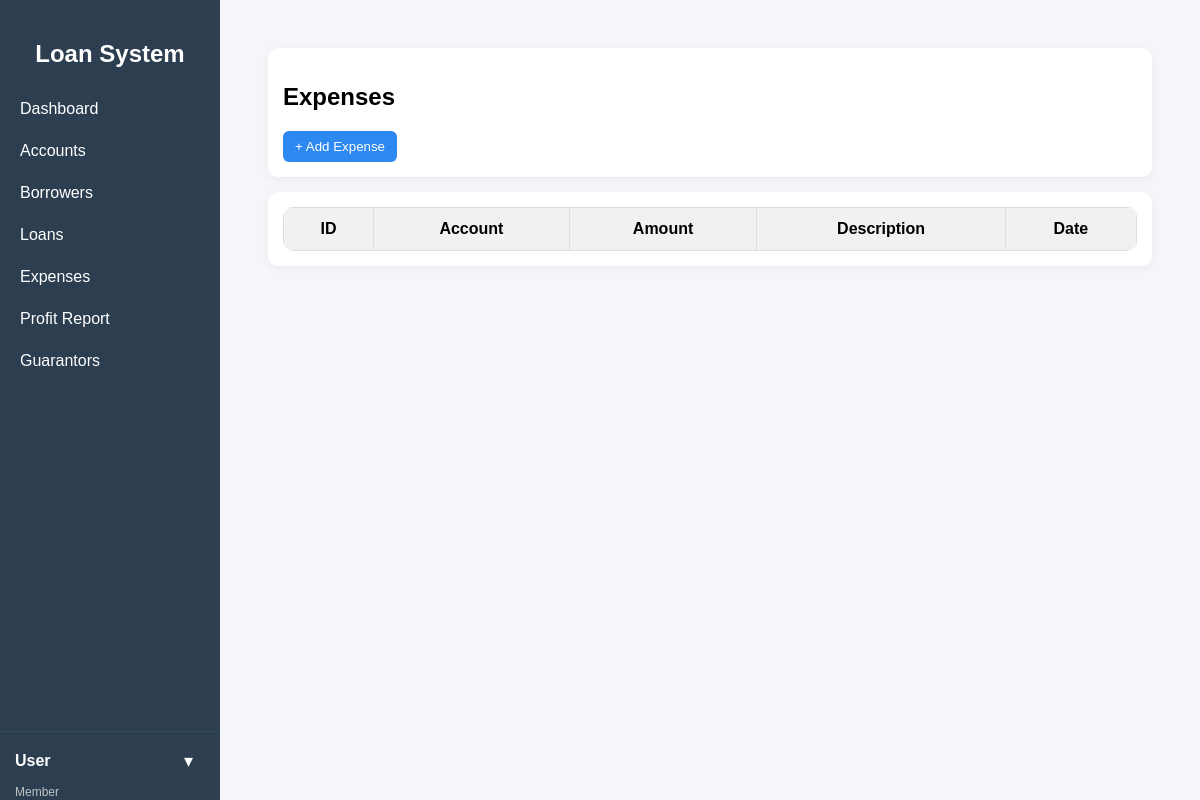
/public/index.php?url=expense/index (signed in), run on an earlier commit of the app's database.
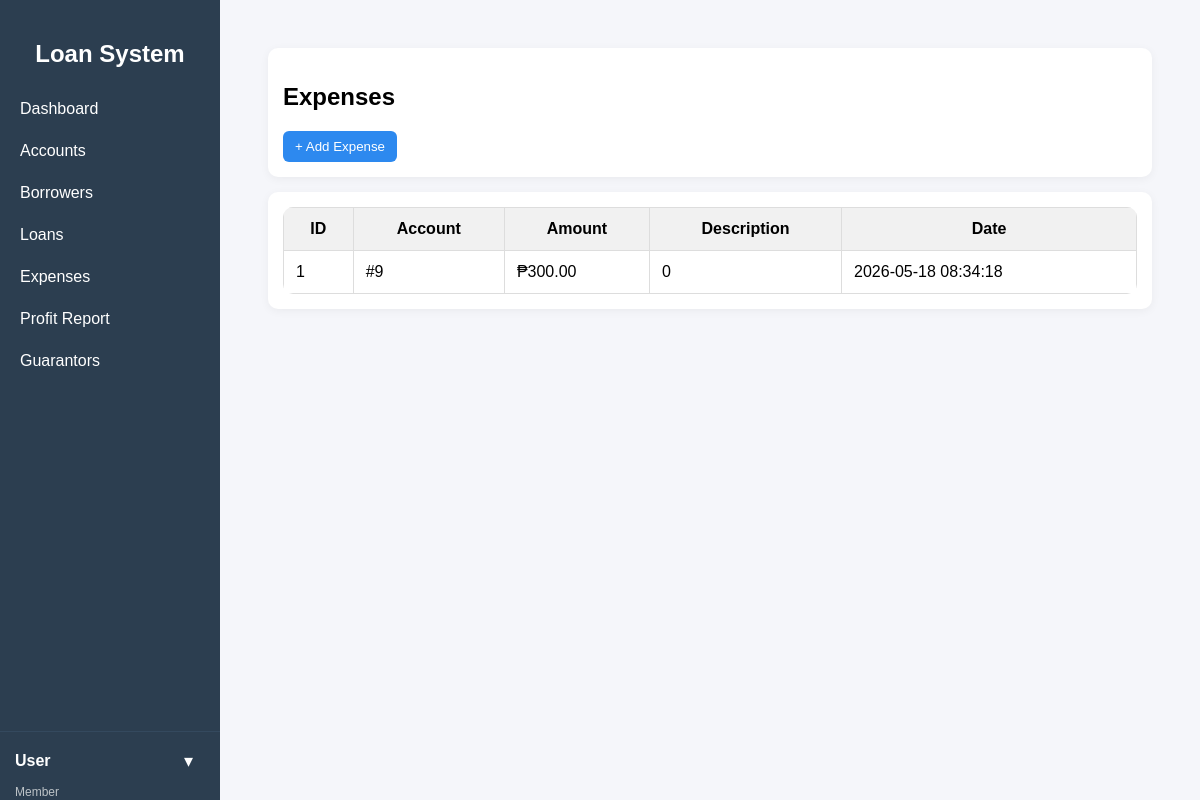
And on a later commit of the database.
### tables this page shows
CREATE TABLE `expenses` (
  `id` int(11) NOT NULL,
  `account_id` int(11) NOT NULL,
  `amount` decimal(10,2) NOT NULL,
  `description` text DEFAULT NULL,
  `created_at` timestamp NOT NULL DEFAULT current_timestamp()
);

### app/controllers/ExpenseController.php (called while the page is built, shortened)
<?php
require_once "../app/models/Expense.php";
class ExpenseController {
    private $expense;
    public function __construct() {
        $this->expense = new Expense();
    }
    public function index() {
        $expenses = $this->expense->getAll();
        require "../app/views/expenses/index.php";
    }
}

### core/App.php (called while the page is built, shortened)
<?php
class App {
    protected $method = "index";
    public function __construct() {
        $url = $this->parseUrl();
        if (isset($url[0])) {
            $controllerName = ucfirst($url[0]) . "Controller";
            $controllerFile = "../app/controllers/" . $controllerName . ".php";
            if (file_exists($controllerFile)) {
                unset($url[0]);
            }
        }
        $this->controller = new $this->controller;
        if (isset($url[1]) && method_exists($this->controller, $url[1])) {
            $this->method = $url[1];
            unset($url[1]);
        }
        $params = $url ? array_values($url) : [];
        call_user_func_array([$this->controller, $this->method], $params);
    }
    public function parseUrl() {
        if (isset($_GET['url']) && !empty($_GET['url'])) {
            return explode("/", filter_var(rtrim($_GET['url'], "/"), FILTER_SANITIZE_URL));
        }
        return [];
    }
}

### public/index.php (called while the page is built)
<?php
require_once "../core/App.php";
$app = new App();

### core/Model.php (called while the page is built, shortened)
<?php
require_once __DIR__ . '/../config/database.php';
class Model {
    public function __construct() {
        $db = new Database();
        $this->conn = $db->connect();
    }
}

### config/database.php (called while the page is built, shortened)
<?php
class Database {
    private $host = "localhost";
    private $db_name = "loan_db";
    private $username = "root";
    private $password = "";
    public function connect() {
        $this->conn = null;
        try {
            $this->conn = new PDO(
                "mysql:host={$this->host};port=3306;dbname={$this->db_name}",
                $this->username,
                $this->password
            );
            $this->conn->setAttribute(
                PDO::ATTR_ERRMODE,
                PDO::ERRMODE_EXCEPTION
            );
        } catch (PDOException $e) {
            die("Connection failed: " . $e->getMessage());
        }
        return $this->conn;
    }
}

### app/models/Expense.php (called while the page is built, shortened)
<?php
require_once "../core/Model.php";
class Expense extends Model {
    public function getAll() {
        $stmt = $this->conn->prepare("
            SELECT * FROM expenses ORDER BY id DESC
        ");
        $stmt->execute();
        return $stmt->fetchAll(PDO::FETCH_ASSOC);
    }
}

### app/views/expenses/index.php (the view, shortened to what this page needs)
<?php include __DIR__ . "/../layouts/sidebar.php"; ?>
<div class="container">
<div class="card">
    <h2>Expenses</h2>
    <button class="btn-primary" onclick="openModal()">
        + Add Expense
    </button>
</div>
<div class="card">
<table>
    <tr>
        <th>ID</th>
        <th>Account</th>
        <th>Amount</th>
        <th>Description</th>
        <th>Date</th>
    </tr>
    <?php foreach ($expenses as $e): ?>
    <tr>
        <td><?= $e['id'] ?></td>
        <td>#<?= $e['account_id'] ?></td>
        <td>₱<?= number_format($e['amount'],2) ?></td>
        <td><?= $e['description'] ?></td>
        <td><?= $e['created_at'] ?></td>
    </tr>
    <?php endforeach; ?>
</table>
</div>
</div>
<?php include __DIR__ . "/../layouts/footer.php"; ?>

What changed in the data, as far as the page shows it:
added expenses: id "1", account "9", amount "300.00", description "0", created_at "2026-05-18 08:34:18"
